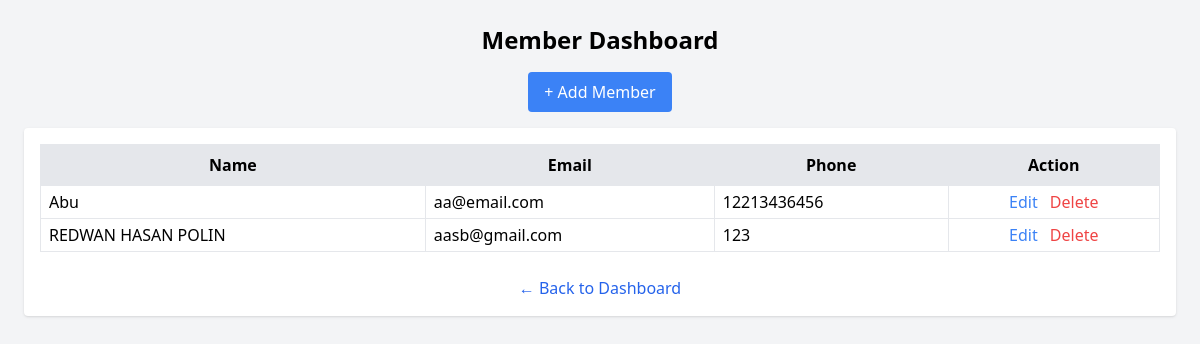
Before: /members/ with the older database file.
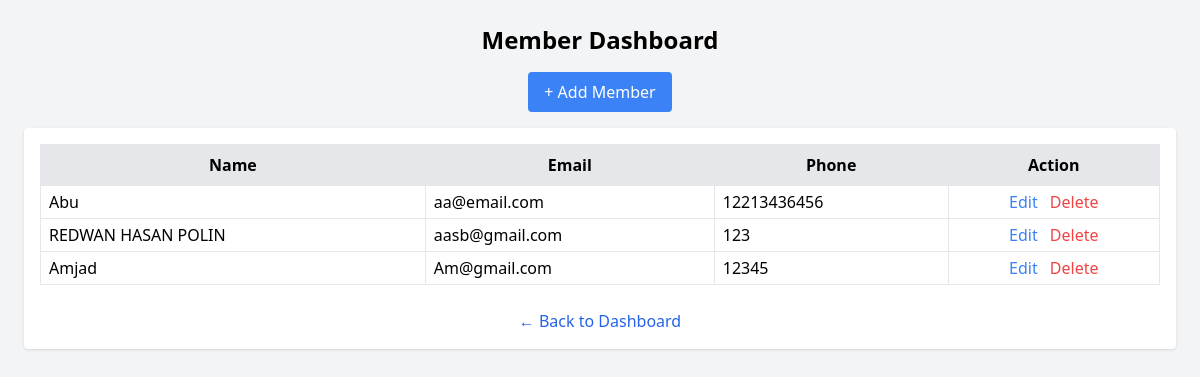
After: the same page with the newer database file.
### core/models.py (models this page shows, shortened)
class Member(models.Model):
    name = models.CharField(max_length=100)
    email = models.EmailField(unique=True)
    phone = models.CharField(max_length=20, blank=True, null=True)
    join_date = models.DateField(auto_now_add=True)

### core/views.py (the view)
# urls.py: path('members/', views.member_dashboard, name='member_dashboard'),
def member_dashboard(request):
    members = Member.objects.all()
    return render(request, 'core/dashboard_members.html', {'members': members})

### core/templates/core/dashboard_members.html (shortened to what this page needs)
<!DOCTYPE html>
<html>
<head>
    <script src="https://cdn.tailwindcss.com"></script>
</head>
<body class="bg-gray-100 p-6">
<div class="max-w-7xl mx-auto text-center mb-4" >
    <h2 class="text-2xl font-bold mb-4">Member Dashboard</h2>
    <a href="{% url 'add_member' %}" class="bg-blue-500 text-white px-4 py-2 rounded hover:bg-blue-600 mb-4 inline-block">
        + Add Member
    </a>
    <div class="bg-white shadow rounded p-4 overflow-x-auto">
        <table class="table-auto w-full border border-gray-300">
            <thead class="bg-gray-200">
                <tr>
                    <th class="border px-2 py-2 ">Name</th>
                    <th class="border px-2 py-2 ">Email</th>
                    <th class="border px-2 py-2 ">Phone</th>
                    <th class="border px-2 py-2 ">Action</th>
                </tr>
            </thead>
            <tbody>
                {% for member in members %}
                <tr class="hover:bg-gray-50">
                    <td class="border px-2 py-1 text-left">{{ member.name }}</td>
                    <td class="border px-2 py-1 text-left">{{ member.email }}</td>
                    <td class="border px-2 py-1 text-left">{{ member.phone }}</td>
                    <td class="border px-2 py-1 space-x-2">
                        <a href="{% url 'edit_member' member.id %}" class="text-blue-500 hover:underline">Edit</a>
                        <a href="{% url 'delete_member' member.id %}" class="text-red-500 hover:underline">Delete</a>
                    </td>
                </tr>
                {% empty %}
                <tr>
                    <td class="border px-2 py-1 text-center" colspan="4">No members</td>
                </tr>
                {% endfor %}
            </tbody>
        </table>
        <div class="text-center mt-6">
        <a href="{% url 'main_dashboard' %}" class="text-blue-600 hover:underline font-medium">
            ← Back to Dashboard
        </a>
    </div>
    </div>
</div>
</body>
</html>

Changed rows visible on the page:
added Member: name "Amjad", email "Am@gmail.com", phone "12345"
